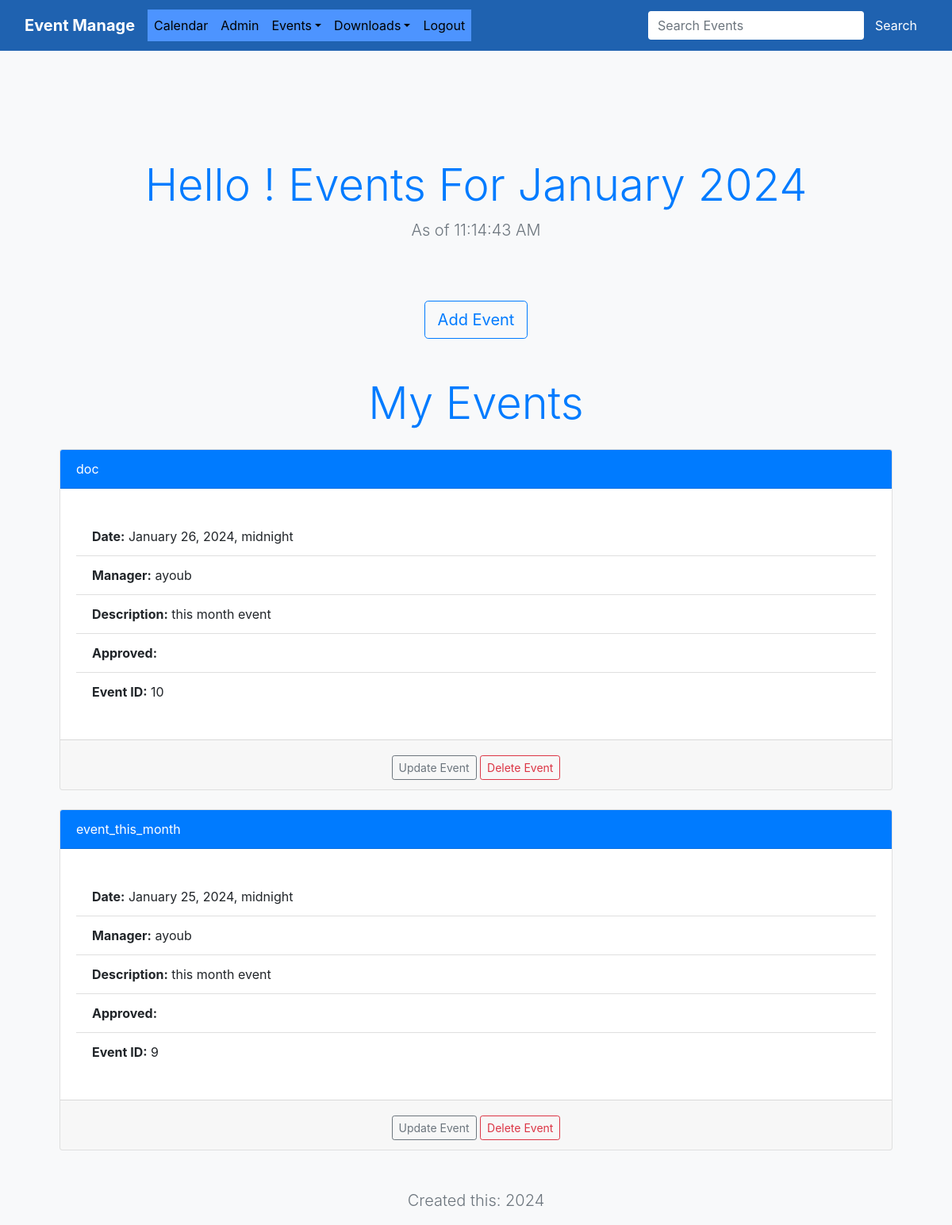
The app's page / (signed in) with its own data.
### events/models.py (models this page shows, shortened)
class Event(models.Model):
    name = models.CharField("Event Name", max_length=200)
    event_date = models.DateTimeField("Event Date")
    manager = models.ForeignKey(User, on_delete=models.SET_DEFAULT, default=get_superuser, related_name="manager")
    description = models.TextField(blank=True)
    attendees = models.ManyToManyField(User, blank=True, related_name="attendees")

### events/views.py (the view)
# urls.py: path("", views.home, name="home"),
def home(request, year=datetime.now().year, month=datetime.now().strftime("%B")):
    month=month.capitalize()
    month_number = list(calendar.month_name).index(month)
    cal = HTMLCalendar().formatmonth(year, month_number)
    now = datetime.now()
    current_year = now.year
    time = now.strftime("%I:%M:%S %p")
    events = Event.objects.filter(event_date__year=year, event_date__month=month_number).order_by("-event_date", "name")
    return render(request, "events/home.html",{"events": events,"year":year, "month":month, "cal":cal,
                                            "current_year":current_year, "time": time, "datetime": now})

### events/templates/events/home.html
﻿{% extends 'events/base.html' %}
{% block content %}
    <div class="container mt-5">
        <div class="row">
            <div class="col-md-12 text-center">
                <h1 class="display-4 text-primary">Hello {{ name }}! Events For {{ month }} {{ year }}</h1>
                <p class="lead text-muted">As of {{ time }}</p>
            </div>
        </div>
		{% if user.is_authenticated %}
			<div class="row mt-5">
				<div class="col-md-12 text-center">
					<a href="{% url 'add-event' %}" class="btn btn-outline-primary btn-lg">Add Event</a>
				</div>
			</div>
		<div class="container mt-5">
			<h1 class="display-4 text-primary text-center mb-4">My Events</h1>
			{% for event in events %}
				<div class="card mb-4">
					<div class="card-header bg-primary text-white">
						{{ event.name }}
					</div>
					<div class="card-body">
						<p class="card-text">
							<ul class="list-group list-group-flush">
								<li class="list-group-item"><strong>Date:</strong> {{ event.event_date|date:"F j, Y, P" }}</li>
								<li class="list-group-item"><strong>Manager:</strong> {{ event.manager|default:"N/A" }}</li>
								<li class="list-group-item"><strong>Description:</strong> {{ event.description|default:"N/A" }}</li>
								<li class="list-group-item"><strong>Approved:</strong> {{ event.approved }}</li>
								<li class="list-group-item"><strong>Event ID:</strong> {{ event.id }}</li>
							</ul>
						</p>
					</div>
					{% if user.is_authenticated and user == event.manager %}
						<div class="card-footer text-muted text-center">
							<a href="{% url 'update-event' event.id %}" class="btn btn-outline-secondary btn-sm">Update Event</a>
							<a href="{% url 'delete-event' event.id %}" class="btn btn-outline-danger btn-sm">Delete Event</a>
						</div>
					{% endif %}
				</div>
			{% empty %}
				<p class="text-center">No events found.</p>
			{% endfor %}
		</div>
		{% endif %}
        <div class="row mt-5">
            <div class="col-md-12 text-center">
                <p class="lead text-muted">Created this: {{ current_year }}</p>
            </div>
        </div>
    </div>
{% endblock %}

### events/templates/events/base.html (shortened to what this page needs)
﻿<!DOCTYPE html>
<html lang="en">
<head>
    <link href="https://cdn.jsdelivr.net/npm/bootstrap@5.0.0-beta1/dist/css/bootstrap.min.css" rel="stylesheet"
>
</head>
<body>
    {% include "events/navbar.html" %}
    <br><br><br><br>
    <div class="container">
        {% block content %}{% endblock %}
    </div>
</body>
</html>

### events/templates/events/navbar.html (shortened to what this page needs)
{% load static %}
<!DOCTYPE html>
<html lang="en">
<head>
    <link rel="stylesheet" href="https://stackpath.bootstrapcdn.com/bootstrap/4.5.2/css/bootstrap.min.css">
    <link rel="stylesheet" type="text/css" href="{% static 'css/styles.css' %}">
</head>
<body>
    <nav class="navbar navbar-expand-lg navbar-dark fixed-top" style="background-color: #1f62b0; height: 4em;">
        <div class="container-fluid">
            <a class="navbar-brand mb-0 h1" href="{% url 'home' %}">Event Manage</a>
            <div class="collapse navbar-collapse" id="navbarSupportedContent">
                <ul class="navbar-nav me-auto mb-2 mb-lg-0">
                    <li class="nav-item">
                        <a class="nav-link active" aria-current="page" href="#">Calendar</a>
                    </li>
                    <li class="nav-item">
                        <a class="nav-link active" aria-current="page" href="{% url 'admin' %}">Admin</a>
                    </li>
                    {% if user.is_authenticated %}
                        <li class="nav-item dropdown">
                            <a class="nav-link dropdown-toggle active" href="#" role="button" data-bs-toggle="dropdown"
                               aria-expanded="false">Events</a>
                        </li>
                        <li class="nav-item dropdown">
                            <a class="nav-link dropdown-toggle active" href="#" role="button" data-bs-toggle="dropdown"
                               aria-expanded="false">Downloads</a>
                        </li>
                        <li class="nav-item">
                            <a class="nav-link active" aria-current="page" href="{% url 'logout' %}">Logout</a>
                        </li>
                    {% endif %}
                </ul>
                {% if user.is_authenticated %}
                    <form class="d-flex" role="search" method="POST" action="{% url 'search-events' %}">
                        <input class="form-control me-0" type="search" placeholder="Search Events" aria-label="Search"
                               name="searched" style="margin-top: 1em;">
                        <button class="btn btn-dark" type="submit" style="margin-top: 1em;">Search</button>
                    </form>
                {% endif %}
            </div>
        </div>
    </nav>
</body>
</html>

### static/css/styles.css (style rules this page uses)
body { background-color: #f8f9fa; padding-top: 56px; }
.navbar-brand { font-weight: bold; color: #fff; }
.navbar-nav .nav-item .nav-link { color: #f8d7da; transition: color 0.3s ease; }
.navbar-nav .nav-item .nav-link.active, .navbar-nav .nav-item .nav-link:hover { color: #fff; background-color: rgba(255, 255, 255, 0.1); }
.form-control, .btn { margin-top: 0.5em; }
.form-control { border: 1px solid #b21f2d; background-color: #dc3545; color: #fff; }
.btn-dark { background-color: #b21f2d; border-color: #b21f2d; }

### events/templates/events/base.html (style rules this page uses)
body { background-color: #dedcdc; }

### events/templates/events/navbar.html (style rules this page uses)
body { background-color: #f8f9fa; }
.navbar-brand { font-weight: bold; color: #fff; }
.navbar-nav .nav-item .nav-link { color: #fff; transition: color 0.3s ease; }
.navbar-nav .nav-item .nav-link.active, .navbar-nav .nav-item .nav-link:hover { color: #000; background-color: #4d94ff; }
.form-control, .btn { margin-top: 0.5em; }
.form-control { border: 1px solid #1f62b0; background-color: #fff; color: #000; }
.btn-dark { background-color: #1f62b0; border-color: #1f62b0; }

### records on screen
Event: name "doc", event_date "January 26, 2024, midnight", manager "ayoub", description "this month event", id "10", shows "Update Event"
Event: name "event_this_month", event_date "January 25, 2024, midnight", manager "ayoub", description "this month event", id "9", shows "Update Event"

### other values on screen
{{ month }} "January"
{{ time }} "11:14:43 AM"
